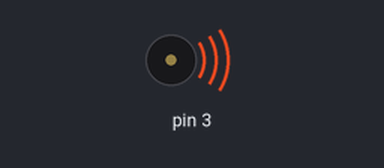
The sketch below on a simulated Arduino Uno, built with avr-gcc and run on an emulated ATmega328P. Parts: buzzer (waves = sounding).

Above: at 0.5 s.
Timing chart, 0 to 4.6 s (numbered marks = the images above):
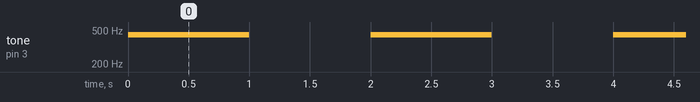

The sketch:

buzzer.ino
```cpp
#include "Arduino.h"

void setup() {
  // put your setup code here, to run once:
}

void loop() {
  // put your main code here, to run repeatedly:
  tone(3, 440);
  delay(1000);
  noTone(3);
  delay(1000);
}
```

Measured:
- by itself, tone on pin 3: alternates 440 Hz for 1.0 s and silent for 1.0 s
